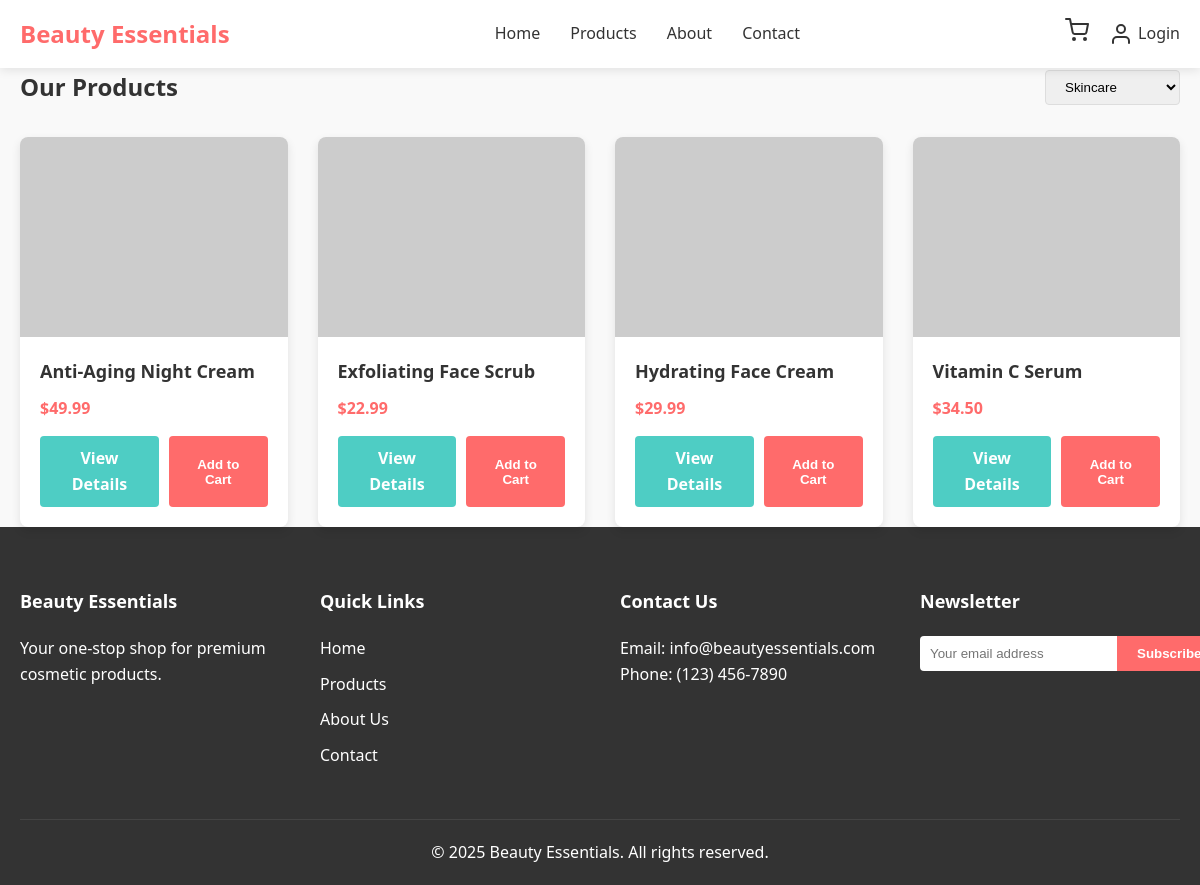
Screenshot of /products.php?category=1 with the database file from the repository.
### tables this page shows
CREATE TABLE IF NOT EXISTS products (
  id INT AUTO_INCREMENT PRIMARY KEY,
  name VARCHAR(100) NOT NULL,
  description TEXT NOT NULL,
  price DECIMAL(10, 2) NOT NULL,
  image_url VARCHAR(255) NOT NULL,
  category_id INT NOT NULL,
  featured BOOLEAN DEFAULT 0,
  stock INT NOT NULL DEFAULT 10,
  created_at TIMESTAMP DEFAULT CURRENT_TIMESTAMP,
  FOREIGN KEY (category_id) REFERENCES categories(id)
);

### products.php (the view, shortened to what this page needs)
<?php
require_once 'config/database.php';
include_once 'includes/header.php';
$category_filter = isset($_GET['category']) ? $_GET['category'] : null;
$query = "SELECT * FROM products";
if ($category_filter) {
  $query .= " WHERE category_id = " . intval($category_filter);
}
$query .= " ORDER BY name ASC";
$result = mysqli_query($conn, $query);
?>
<main class="container">
  <section class="products-header">
    <h1>Our Products</h1>
    <div class="filters">
      <form action="products.php" method="get">
        <select name="category" id="category-filter" onchange="this.form.submit()">
          <?php
          $cat_query = "SELECT * FROM categories ORDER BY name ASC";
          $cat_result = mysqli_query($conn, $cat_query);
          while ($category = mysqli_fetch_assoc($cat_result)) {
            $selected = ($category_filter == $category['id']) ? 'selected' : '';
            echo "<option value='{$category['id']}' {$selected}>{$category['name']}</option>";
          }
          ?>
        </select>
      </form>
    </div>
  </section>
  <section class="products-grid">
    <?php
    if (mysqli_num_rows($result) > 0) {
      while ($product = mysqli_fetch_assoc($result)) {
    ?>
      <div class="product-card">
        <div class="product-image">
          <img
            src="<?php echo $product['image_url']; ?>"
            alt="<?php echo $product['name']; ?>"
            onerror="this.src='https://via.placeholder.com/400x400.png?text=No+Image'"
          >
        </div>
        <div class="product-info">
          <h3><?php echo $product['name']; ?></h3>
          <p class="product-price">$<?php echo number_format($product['price'], 2); ?></p>
          <div class="product-actions">
            <a href="product.php?id=<?php echo $product['id']; ?>" class="btn btn-secondary">View Details</a>
            <button class="btn btn-primary add-to-cart" data-id="<?php echo $product['id']; ?>">Add to Cart</button>
          </div>
        </div>
      </div>
    <?php
      }
    } else {
      echo "<p class='no-products'>No products found.</p>";
    }
    ?>
  </section>
</main>
<?php
include_once 'includes/footer.php';
?>

### assets/css/styles.css (style rules this page uses)
* { margin: 0; padding: 0; box-sizing: border-box; }
body { font-family: "Segoe UI", Tahoma, Geneva, Verdana, sans-serif; line-height: 1.6; color: #333; background-color: #f9f9f9; }
.container { width: 100%; max-width: 1200px; margin: 0 auto; padding: 0 20px; }
a { text-decoration: none; color: inherit; }
img { max-width: 100%; height: auto; }
.btn { display: inline-block; padding: 10px 20px; border-radius: 4px; font-weight: 600; text-align: center; cursor: pointer; transition: all 0.3s ease; border: none; }
.btn-primary { background-color: #ff6b6b; color: white; }
.btn-secondary { background-color: #4ecdc4; color: white; }
.products-grid { display: grid; grid-template-columns: repeat(auto-fill, minmax(250px, 1fr)); gap: 30px; }
.product-card { background-color: white; border-radius: 8px; overflow: hidden; box-shadow: 0 4px 10px rgba(0, 0, 0, 0.1); transition: transform 0.3s ease; }
.product-image { height: 200px; overflow: hidden; }
.product-image img { width: 100%; height: 100%; object-fit: cover; transition: transform 0.3s ease; }
.product-info { padding: 20px; }
.product-info h3 { margin-bottom: 10px; font-size: 18px; }
.product-price { color: #ff6b6b; font-weight: 600; margin-bottom: 15px; }
.product-actions { display: flex; gap: 10px; }
.products-header { display: flex; justify-content: space-between; align-items: center; margin-bottom: 30px; }
.filters select { padding: 8px 15px; border-radius: 4px; border: 1px solid #ddd; }

### rows the page displays
products: name "Anti-Aging Night Cream", price "49.99"
products: name "Exfoliating Face Scrub", price "22.99"
products: name "Hydrating Face Cream", price "29.99"
products: name "Vitamin C Serum", price "34.50"

### other values shown
form field category "Skincare"
